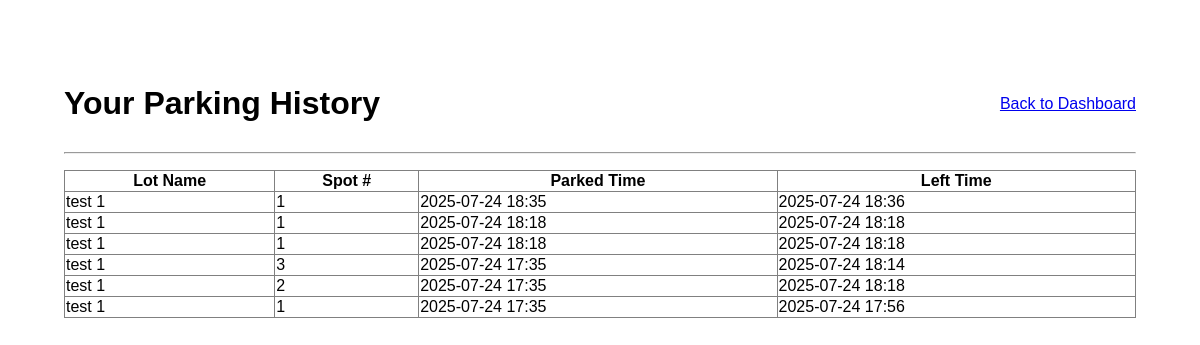
The page /user/history (signed in) on the database its author committed.
### models/models.py (models this page shows)
class Reservation(db.Model):
    id = db.Column(db.Integer, primary_key=True)
    user_id = db.Column(db.Integer, db.ForeignKey('user.id'), nullable=False)
    spot_id = db.Column(db.Integer, db.ForeignKey('parking_spot.id'), nullable=False)
    start_time = db.Column(db.DateTime, nullable=False)
    end_time = db.Column(db.DateTime)
    cost = db.Column(db.Float)
    spot = db.relationship('ParkingSpot', backref='reservations')

class ParkingLot(db.Model):
    id = db.Column(db.Integer, primary_key=True)
    name = db.Column(db.String(100), nullable=False)
    capacity = db.Column(db.Integer, nullable=False)
    price_per_hour = db.Column(db.Float, nullable=False)
    spots = db.relationship('ParkingSpot', backref='lot', lazy=True, cascade="all, delete-orphan")

class ParkingSpot(db.Model):
    id = db.Column(db.Integer, primary_key=True)
    lot_id = db.Column(db.Integer, db.ForeignKey('parking_lot.id'), nullable=False)
    spot_number = db.Column(db.Integer, nullable=False)
    status = db.Column(db.String(20), default='Available') # Available, Occupied

### controllers/controllers.py (the view)
@app.route('/user/history')
@login_required
@role_required('user')
def parking_history():
    completed_reservations = Reservation.query.filter(
        Reservation.user_id == current_user.id,
        Reservation.end_time.isnot(None)
    ).order_by(Reservation.start_time.desc()).all()
    return render_template('parking_history.html', reservations=completed_reservations)

### app.py (called while the page is built)
@login_manager.user_loader
def load_user(user_id):
    return User.query.get(int(user_id))

### controllers/controllers.py (called while the page is built)
def role_required(role):
    def wrapper(fn):
        @wraps(fn)
        def decorated_view(*args, **kwargs):
            if not current_user.is_authenticated or current_user.role != role:
                flash("You do not have permission to access this page.")
                return redirect(url_for('login'))
            return fn(*args, **kwargs)
        return decorated_view
    return wrapper

### templates/parking_history.html (shortened to what this page needs)
{% extends 'base.html' %}
{% block content %}
<div style="max-width: 1200px; margin: auto; padding: 2em;">
    <div style="display: flex; justify-content: space-between; align-items: center;">
        <h1>Your Parking History</h1>
        <a href="{{ url_for('user_dashboard') }}">Back to Dashboard</a>
    </div>
    <hr>
    <table border="1" style="width: 100%; border-collapse: collapse; margin-top: 1em;">
        <thead>
            <tr>
                <th>Lot Name</th>
                <th>Spot #</th>
                <th>Parked Time</th>
                <th>Left Time</th>
                </tr>
        </thead>
        <tbody>
            {% if reservations %}
                {% for res in reservations %}
                <tr>
                    <td>{{ res.spot.lot.name }}</td>
                    <td>{{ res.spot.spot_number }}</td>
                    <td>{{ res.start_time.strftime('%Y-%m-%d %H:%M') }}</td>
                    <td>{{ res.end_time.strftime('%Y-%m-%d %H:%M') }}</td>
                </tr>
                {% endfor %}
            {% else %}
            <tr>
                <td colspan="4" style="text-align: center;">You have no past parking records.</td>
            </tr>
            {% endif %}
        </tbody>
    </table>
</div>
{% endblock %}

### templates/base.html (style rules this page uses)
body { font-family: sans-serif; margin: 2em; }

### rows shown on the page
Reservation: spot.lot.name "test 1", spot.spot_number "1", start_time "2025-07-24 18:35", end_time "2025-07-24 18:36"
Reservation: spot.lot.name "test 1", spot.spot_number "1", start_time "2025-07-24 18:18", end_time "2025-07-24 18:18"
Reservation: spot.lot.name "test 1", spot.spot_number "1", start_time "2025-07-24 18:18", end_time "2025-07-24 18:18"
Reservation: spot.lot.name "test 1", spot.spot_number "3", start_time "2025-07-24 17:35", end_time "2025-07-24 18:14"
Reservation: spot.lot.name "test 1", spot.spot_number "2", start_time "2025-07-24 17:35", end_time "2025-07-24 18:18"
Reservation: spot.lot.name "test 1", spot.spot_number "1", start_time "2025-07-24 17:35", end_time "2025-07-24 17:56"
